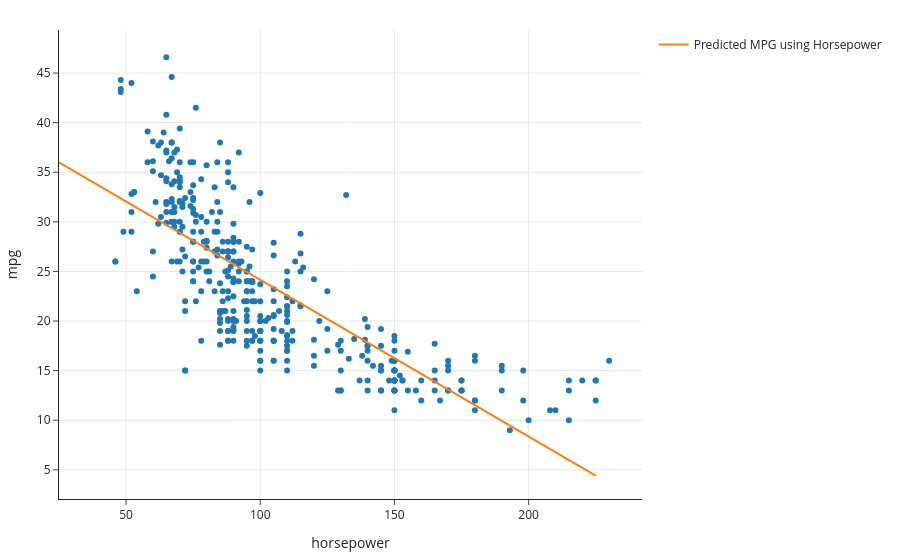

This figure's notebook cell:
### Markdown cell above
What do our predictions look like?

### Code cell
hp_points = pd.DataFrame({'horsepower': [25, 225]})
fig = px.scatter(mpg, x='horsepower', y='mpg')
fig.add_trace(go.Scatter(
    x=hp_points['horsepower'],
    y=car_model.predict(hp_points),
    mode='lines',
    name='Predicted MPG using Horsepower'
))

### Figure 1 — Plotly figure (JSON) as saved in the notebook; plotly's stock layout.template omitted (floating-point values rounded to 4 significant figures; data arrays with more than 128 entries replaced by an {"elided": "..."} marker saying what was removed)
{"data": [{"hovertemplate": "horsepower=%{x}<br>mpg=%{y}<extra></extra>", "legendgroup": "", "marker": {"color": "#1F77B4", "symbol": "circle"}, "mode": "markers", "name": "", "orientation": "v", "showlegend": false, "type": "scatter", "x": {"elided": "392 int values"}, "xaxis": "x", "y": {"elided": "392 float values"}, "yaxis": "y"}, {"mode": "lines", "name": "Predicted MPG using Horsepower", "type": "scatter", "x": [25, 225], "y": [35.99, 4.421]}], "layout": {"legend": {"tracegroupgap": 0}, "xaxis": {"anchor": "y", "domain": [0, 1], "title": {"text": "horsepower"}}, "yaxis": {"anchor": "x", "domain": [0, 1], "title": {"text": "mpg"}}}}
